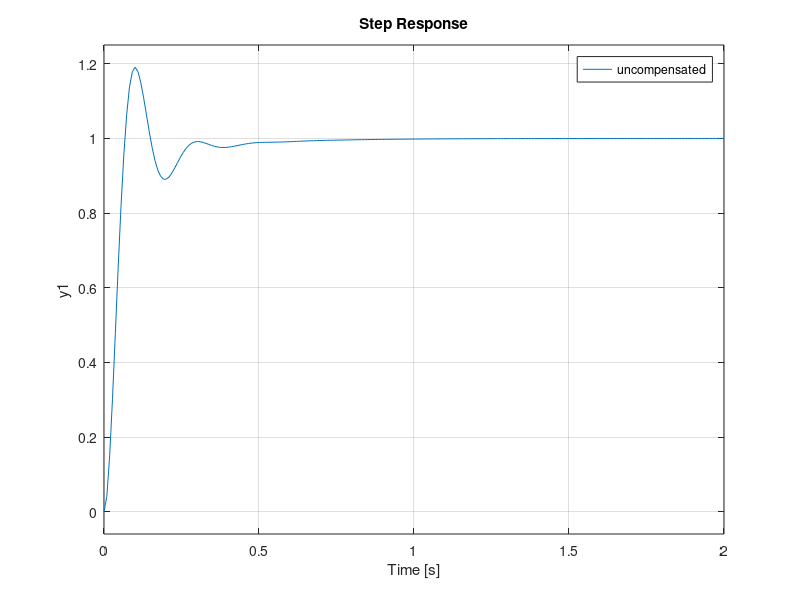

This figure's MATLAB source:
%Q2
clear all;
close all;
%uncompensated system
 sys = tf([1080],[1,30,200,0]);
%compensated system
 sys1 = tf([1080,4644],[1,30,200,0]);

hold on;
step(sys/(sys+1));
step(sys1/(sys1+1));
legend('uncompensated','compensated');
hold off;